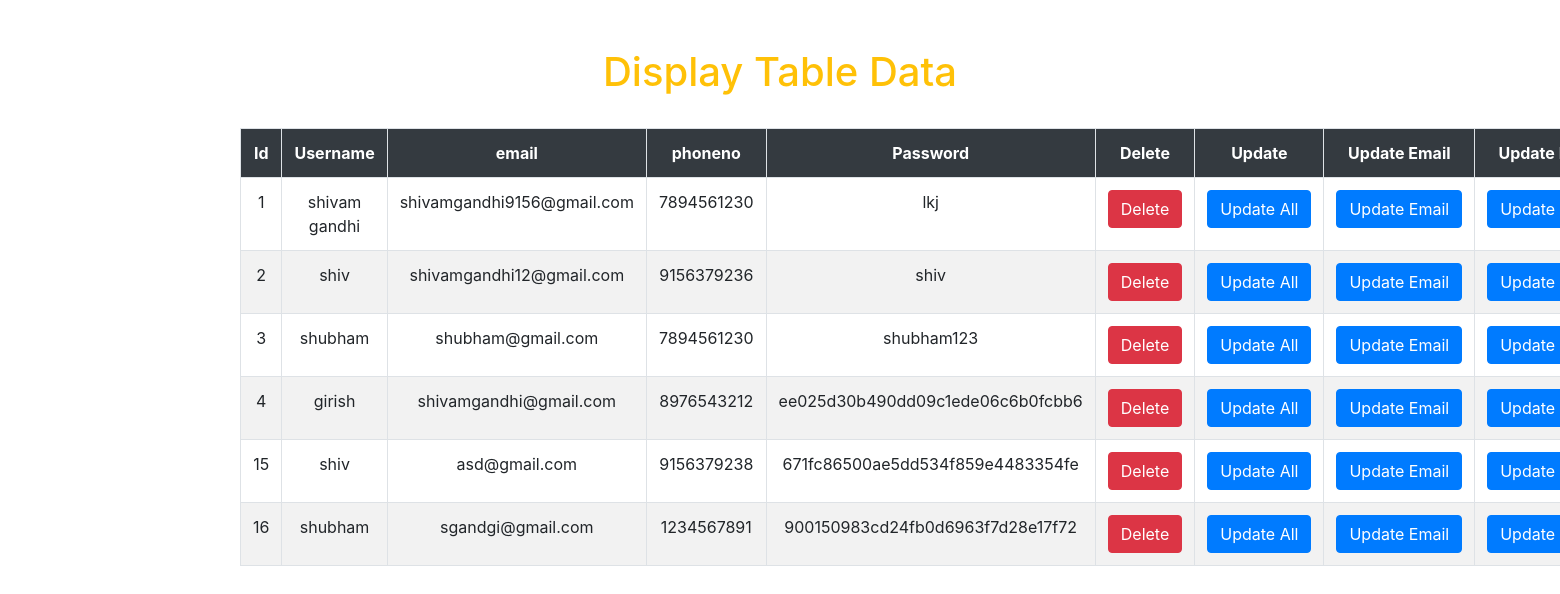
The page /display1.php on the database its author committed.
### tables this page shows
CREATE TABLE `users` (
  `id` int(11) NOT NULL,
  `username` varchar(50) NOT NULL,
  `email` varchar(50) NOT NULL,
  `phoneno` varchar(11) NOT NULL,
  `password` varchar(50) NOT NULL
);

### display1.php (the view, shortened to what this page needs)
<!DOCTYPE html>
<html>
<head>
  <link rel="stylesheet" href="https://maxcdn.bootstrapcdn.com/bootstrap/4.0.0/css/bootstrap.min.css">
 <link rel="stylesheet" type="text/css" href="http://ajax.aspnetcdn.com/ajax/jquery.dataTables/1.9.4/css/jquery.dataTables.css">
</head>
<body>
 <div class="container">
 <div class="col-lg-12">
 <br><br>
 <h1 class="text-warning text-center" > Display Table Data </h1>
 <br>
 <table  id="tabledata" class=" table table-striped table-hover table-bordered">
 <tr class="bg-dark text-white text-center">
 <th> Id </th>
 <th> Username </th>
 <th> email</th>
 <th> phoneno </th>
 <th> Password </th>
 <th> Delete </th>
 <th> Update </th>
 <th> Update Email </th>
 <th> Update Phoneno </th>
 </tr >
 <?php
 include 'con1.php';
 $q = "select * from users ";
 $query = mysqli_query($con,$q);
 while($res = mysqli_fetch_array($query)){
 ?>
 <tr class="text-center">
 <td> <?php echo $res['id'];  ?> </td>
 <td> <?php echo $res['username'];  ?> </td>
 <td> <?php echo $res['email'];  ?> </td>
 <td> <?php echo $res['phoneno'];  ?> </td>
 <td> <?php echo $res['password'];  ?> </td>
 <td> <button class="btn-danger btn"> <a href="delete1.php?id=<?php echo $res['id']; ?>" class="text-white"> Delete </a>  </button> </td>
 <td> <button class="btn-primary btn"> <a href="update1.php?id=<?php echo $res['id']; ?>" class="text-white"> Update All</a> </button> </td>
<td> <button class="btn-primary btn"> <a href="updateemail.php?id=<?php echo $res['id']; ?>" class="text-white"> Update Email </a> </button> </td>
<td> <button class="btn-primary btn"> <a href="updatephoneno.php?id=<?php echo $res['id']; ?>" class="text-white"> Update phoneno</a> </button> </td>
 </tr>
 <?php
 }
  ?>
 </table>
 </div>
 </div>
</body>
</html>

### rows shown on the page
users: id "1", username "shivam gandhi", email "shivamgandhi9156@gmail.com", phoneno "7894561230", password "lkj"
users: id "2", username "shiv", email "shivamgandhi12@gmail.com", phoneno "9156379236", password "shiv"
users: id "3", username "shubham", email "shubham@gmail.com", phoneno "7894561230", password "shubham123"
users: id "4", username "girish", email "shivamgandhi@gmail.com", phoneno "8976543212", password "ee025d30b490dd09c1ede06c6b0fcbb6"
users: id "15", username "shiv", email "asd@gmail.com", phoneno "9156379238", password "671fc86500ae5dd534f859e4483354fe"
users: id "16", username "shubham", email "sgandgi@gmail.com", phoneno "1234567891", password "900150983cd24fb0d6963f7d28e17f72"
